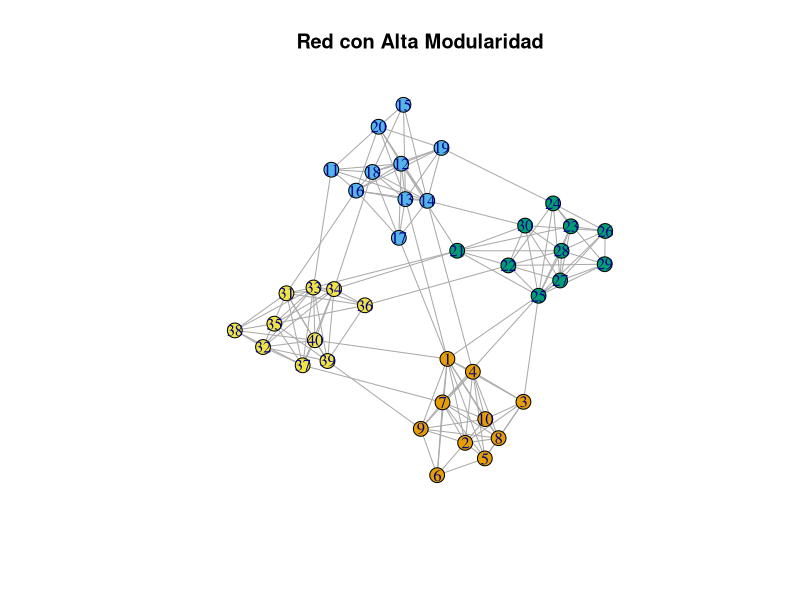
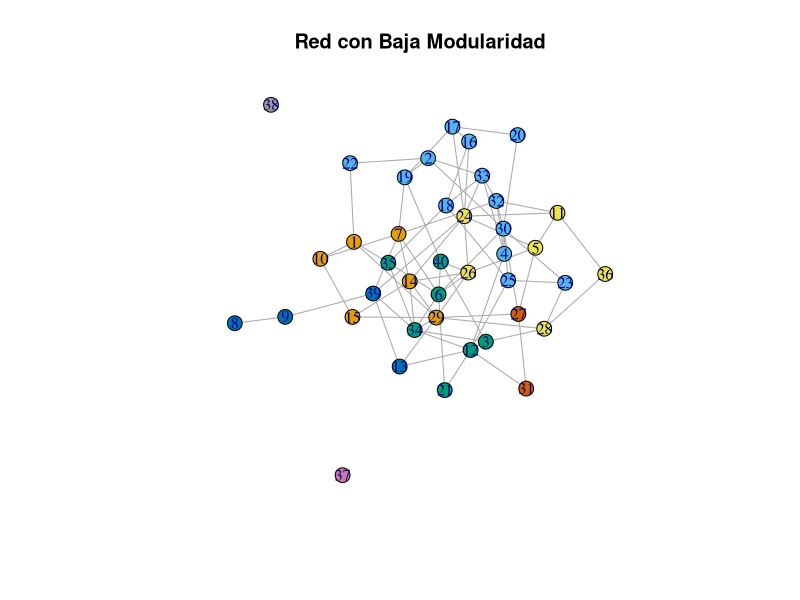
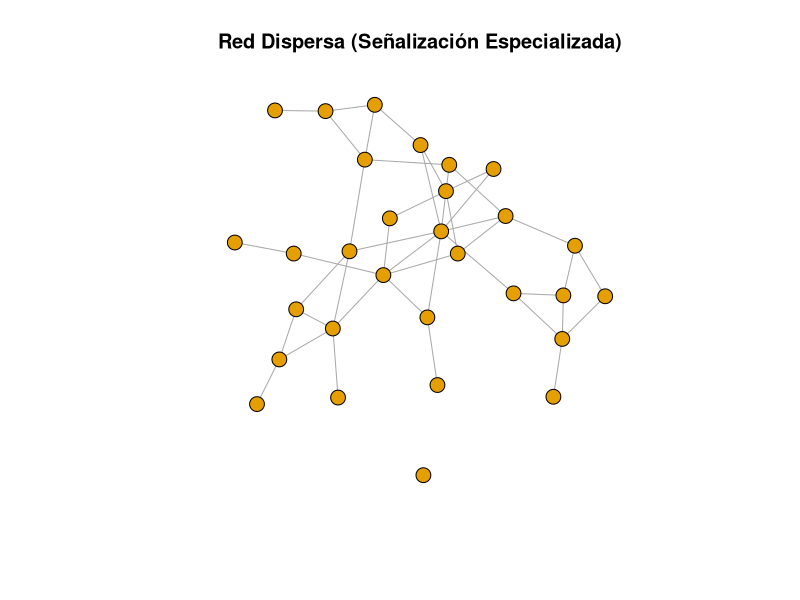
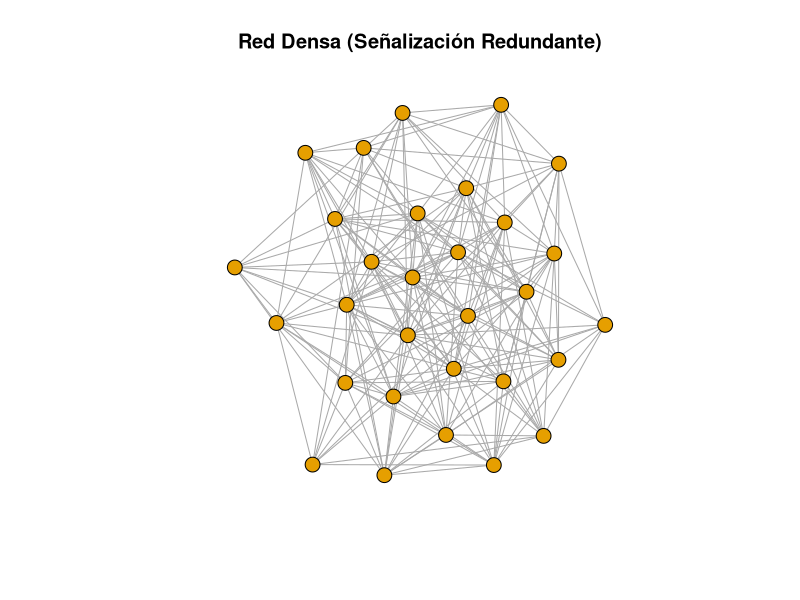
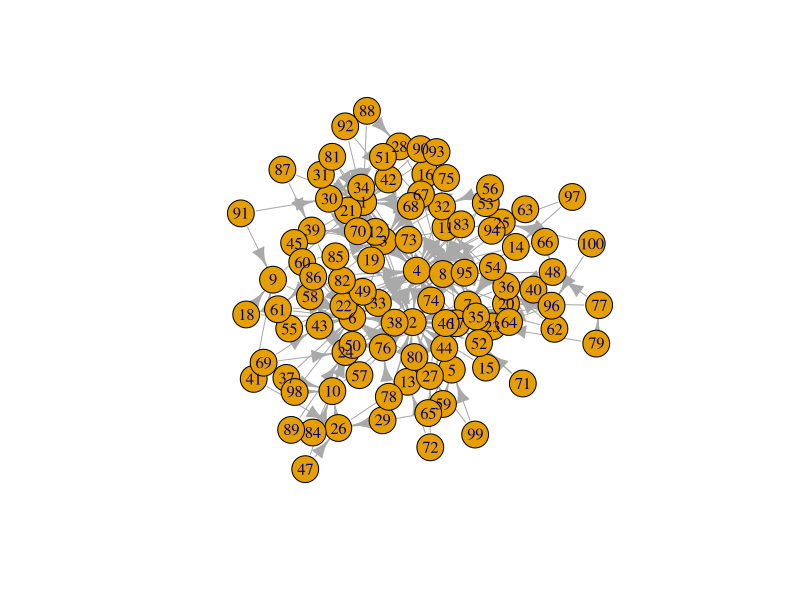
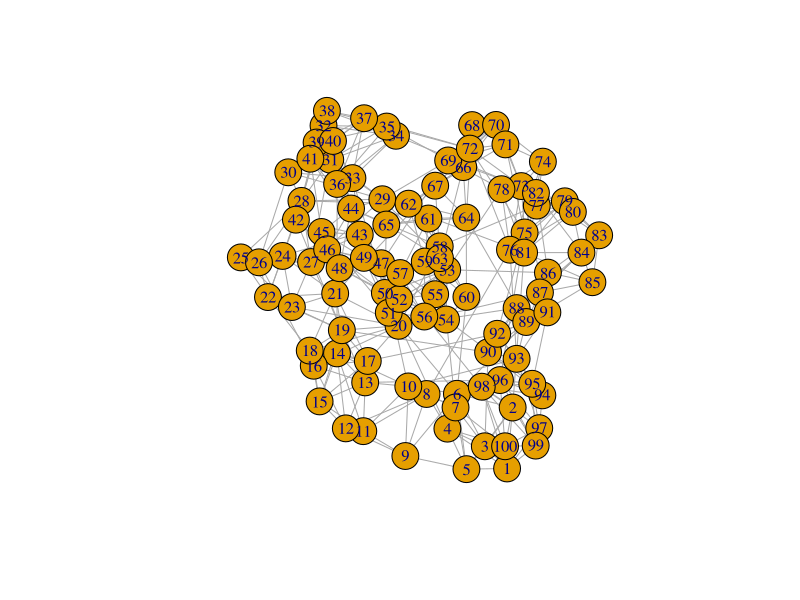
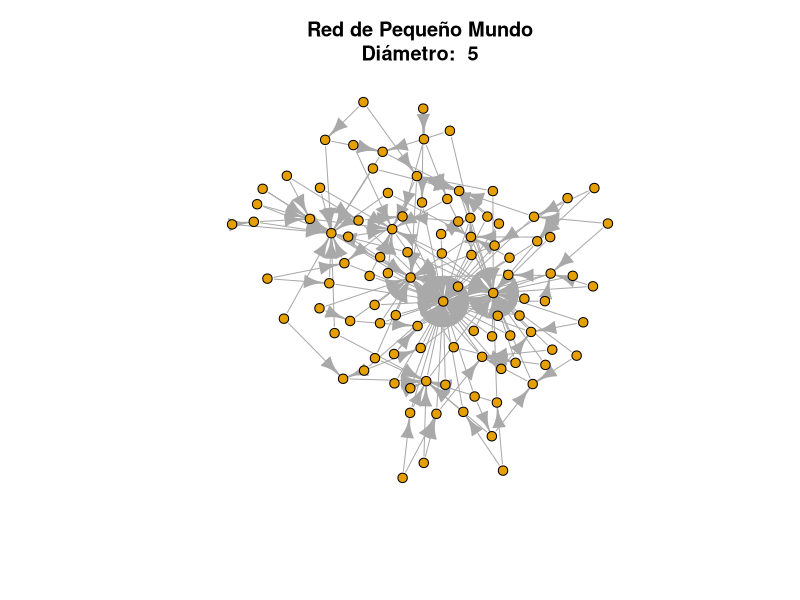
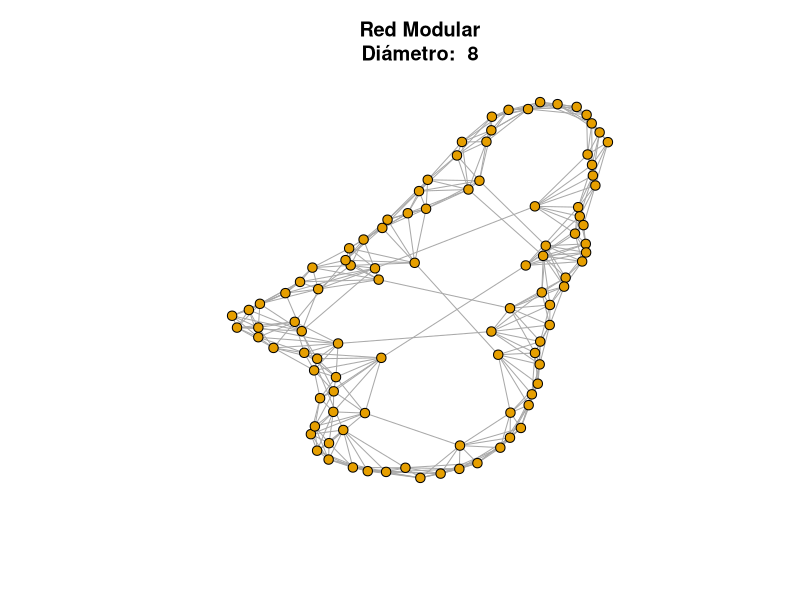

Reproduce these figures in R, in order.
## ---- chunk 1
# Cargamos el paquete igraph
library(igraph)

# Creamos una red con alta modularidad utilizando la función sample_islands
# Esta red tendrá 4 comunidades internas con enlaces densos entre nodos dentro de cada comunidad
set.seed(42)
high_modularity_network <- sample_islands(4, 10, 0.8, 3)

# Visualizamos la red de alta modularidad
plot(high_modularity_network, main = "Red con Alta Modularidad", vertex.color = membership(cluster_louvain(high_modularity_network)), vertex.size = 8, edge.arrow.size = 0.5)

# Calculamos y mostramos la modularidad de la red de alta modularidad
high_modularity_value <- modularity(cluster_louvain(high_modularity_network))
cat("Modularidad de la red con alta modularidad:", high_modularity_value, "\n")

# Creamos una red con baja modularidad usando una red aleatoria sin comunidades definidas
# Usamos la función erdos.renyi.game para crear una red aleatoria
low_modularity_network <- sample_gnp(40, p = 0.1, directed = FALSE)

# Visualizamos la red de baja modularidad
plot(low_modularity_network, main = "Red con Baja Modularidad", vertex.color = membership(cluster_louvain(low_modularity_network)), vertex.size = 8, edge.arrow.size = 0.5)

# Calculamos y mostramos la modularidad de la red de baja modularidad
low_modularity_value <- modularity(cluster_louvain(low_modularity_network))
cat("Modularidad de la red con baja modularidad:", low_modularity_value, "\n")
## ---- chunk 2
# Cargamos la librería igraph
library(igraph)

# Creamos una red dispersa para representar una señalización específica y especializada
sparse_network <- sample_gnp(30, p = 0.1, directed = FALSE)

# Creamos una red densa para representar un sistema de señalización redundante
dense_network <- sample_gnp(30, p = 0.5, directed = FALSE)

# Calculamos la densidad de cada red
sparse_density <- edge_density(sparse_network)
dense_density <- edge_density(dense_network)

# Calculamos la dispersión
sparse_sparsity <- 1 - sparse_density
dense_sparsity <- 1 - dense_density

# Imprimimos los resultados
cat("Densidad de la red dispersa (especialización):", sparse_density, "\n")
cat("Densidad de la red densa (redundancia):", dense_density, "\n")
cat("Dispersión de la red dispersa:", sparse_sparsity, "\n")
cat("Dispersión de la red densa:", dense_sparsity, "\n")

# Visualizamos las redes
plot(sparse_network, main = "Red Dispersa (Señalización Especializada)", vertex.size = 8, vertex.label = NA)
plot(dense_network, main = "Red Densa (Señalización Redundante)", vertex.size = 8, vertex.label = NA)
## ---- chunk 3
# Cargar las bibliotecas necesarias
library(igraph)

# Crear una red de pequeño mundo
small_world_net <- sample_pa(100, m=2)  # Adquisición preferencial, genera propiedades de pequeño mundo
plot(small_world_net)
# Calcular la longitud promedio de camino
average_path_length <- mean_distance(small_world_net)
average_path_length
## ---- chunk 4
# Generar una red modular (utilizando el modelo de Watts-Strogatz para redes de pequeño mundo)
modular_net <- sample_smallworld(1, 100, 4, 0.07)  # Probabilidad de reconfiguración baja
plot(modular_net)
# Calcular la longitud promedio de camino
average_path_length_modular <- mean_distance(modular_net)
average_path_length_modular
## ---- chunk 5
library(igraph)

# Generar una red de pequeño mundo (preferential attachment) con 100 nodos y 2 conexiones por nodo
small_world_net <- sample_pa(100, m = 2)

# Calcular el diámetro de la red de pequeño mundo
diameter_small_world <- diameter(small_world_net)
cat("Diámetro de la red de pequeño mundo: ", diameter_small_world, "\n")

# Generar una red modular (modelo de Watts-Strogatz) con 100 nodos, 4 vecinos por nodo, y probabilidad de reconexión baja (0.01)
modular_net <- sample_smallworld(1, 100, 4, 0.01)

# Calcular el diámetro de la red modular
diameter_modular <- diameter(modular_net)
cat("Diámetro de la red modular: ", diameter_modular, "\n")

# Graficar ambas redes
plot(small_world_net, main = paste("Red de Pequeño Mundo\nDiámetro: ", diameter_small_world), vertex.size = 5, vertex.label = NA)
plot(modular_net, main = paste("Red Modular\nDiámetro: ", diameter_modular), vertex.size = 5, vertex.label = NA)

## ---- chunk 6


# Number of nodes (high assortativity)

set.seed(123)
n_nodes <- 25

# Create a random degree sequence where high-degree nodes have higher probability of being connected
degree_sequence <- sample(1:20, n_nodes, replace = TRUE)

# Create an empty list for storing edges
edges <- list()

# Create an assortative network by manually connecting nodes with similar degrees
for (i in 1:(n_nodes - 1)) {
  for (j in (i + 1):n_nodes) {
    # Only create an edge if degrees are similar (within a certain range)
    if (abs(degree_sequence[i] - degree_sequence[j]) <= 2) {
      edges <- append(edges, list(c(i, j)))
    }
  }
}

# Create the final graph with the new edges
g_assortative <- graph_from_edgelist(do.call(rbind, edges), directed = FALSE)

# Calculate assortativity based on degree
assortativity_coeff <- assortativity_degree(g_assortative)
cat("Assortativity coefficient:", assortativity_coeff, "\n")

# Plot the network
plot(g_assortative, main = paste("Random Network with High Assortativity\nAssortativity: ", round(assortativity_coeff, 3)), vertex.size = 10, vertex.label = NA, edge.arrow.size = 0.5)


# Create a random graph with low assortativity using Erdős–Rényi model
low_assortativity_net <- sample_gnp(n = n_nodes, p = 0.2, directed = FALSE)

# Calculate the assortativity based on degree
assortativity_coeff <- assortativity_degree(low_assortativity_net)
cat("Assortativity coefficient (should be low):", assortativity_coeff, "\n")

# Plot the network
plot(low_assortativity_net, main = paste("Random Network with Low Assortativity\nAssortativity: ", round(assortativity_coeff, 3)), 
     vertex.size = 15, vertex.label = NA, edge.arrow.size = 0.5)

